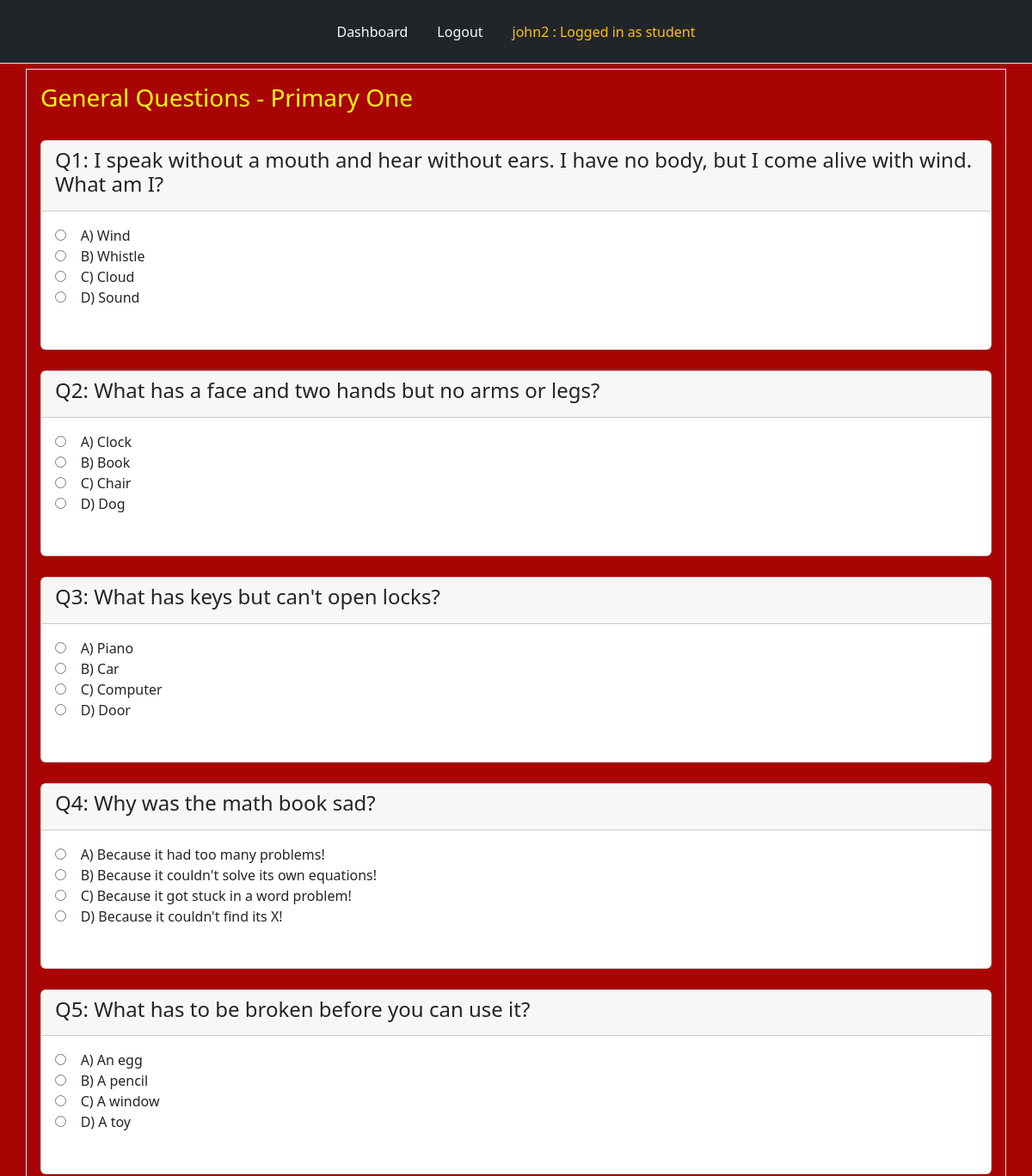
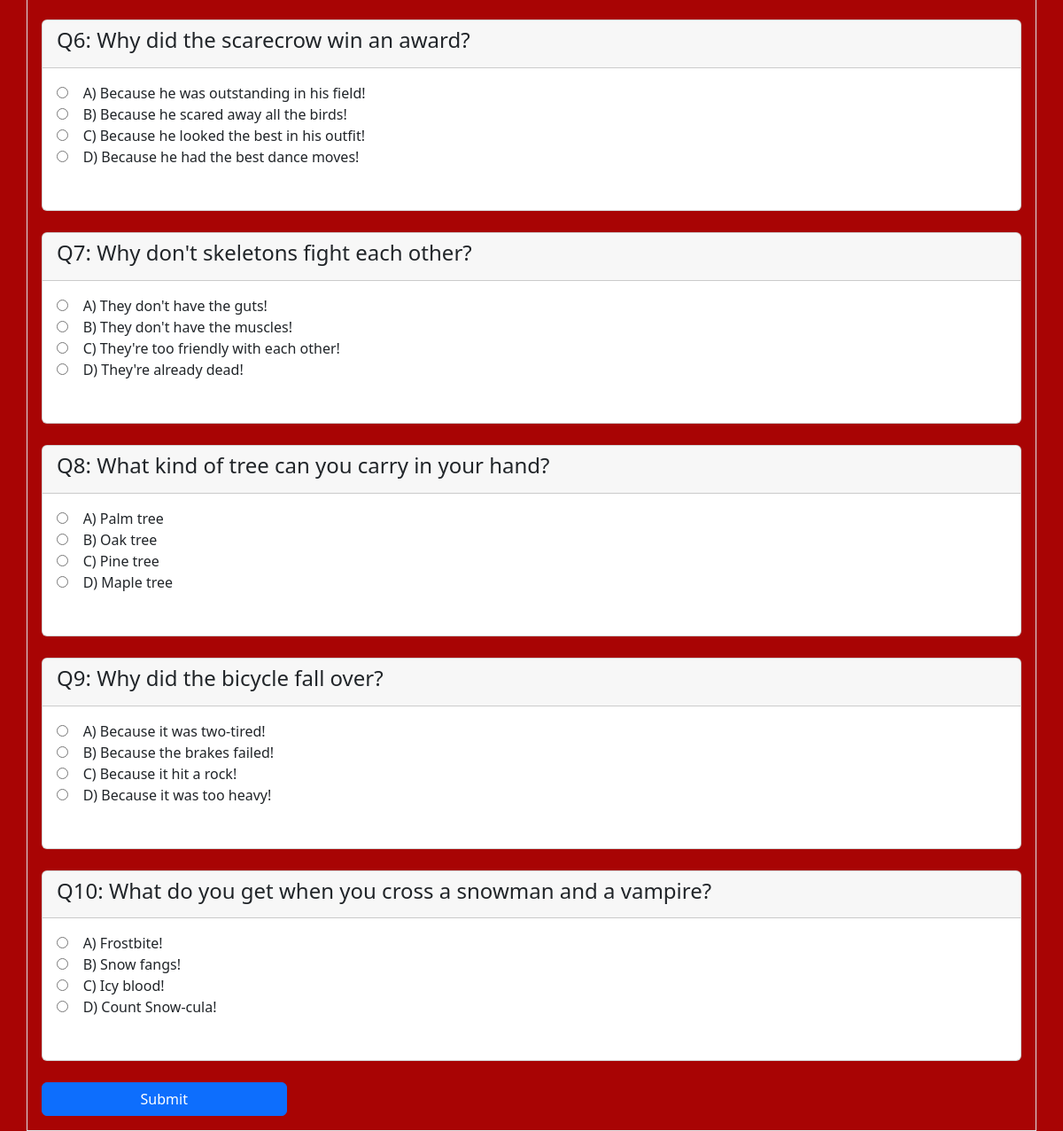
The page /tests_created/6/ (signed in) on the database its author committed (2 pictures, top to bottom).
### tables this page shows
CREATE TABLE "students" (
	"id"	INTEGER,
	"name"	TEXT NOT NULL,
	"fullname"	TEXT NOT NULL,
	"password"	TEXT NOT NULL,
	"klass"	TEXT NOT NULL,
	PRIMARY KEY("id")
);

CREATE TABLE "tests" (
  id INTEGER PRIMARY KEY,
  title TEXT NOT NULL,
  teacher_name TEXT NOT NULL,
  assigned_test INTEGER,
  assigned_klass TEXT NOT NULL,
  test_id INTEGER
);

CREATE TABLE questions ( id INTEGER PRIMARY KEY, test_id TEXT NOT NULL, test_teacher TEXT NOT NULL, qnumber TEXT NOT NULL, question TEXT NOT NULL, option1 TEXT NOT NULL, option2 TEXT NOT NULL, option3 TEXT NOT NULL, option4 TEXT NOT NULL, answer TEXT NOT NULL, explanation TEXT NOT NULL, FOREIGN KEY (test_teacher) REFERENCES Tests(id) );

### app.py (the view)
@app.route("/tests_created/<test_id>/")
def tests_created(test_id):
    user = get_current_user()
    db = connect_to_DB()
    quiz_cursor = db.execute(f"SELECT * FROM questions where test_id = ?", [test_id])
    quiz_questions = quiz_cursor.fetchall()
    query = db.execute("SELECT title FROM tests WHERE test_id = ?", [test_id])
    tests = query.fetchone()[0]
    query = db.execute("SELECT assigned_klass FROM tests WHERE test_id = ?", [test_id])
    result = query.fetchone()
    student_name = user[1]
    klass = result[0]
    chk = db.execute("SELECT name FROM users WHERE name = ?", (student_name,))
    teacher = chk.fetchone()
    if teacher:
        return render_template("tests_created.html", user = user, quiz_questions = quiz_questions, tests = tests, test_id = test_id, teacher = True)
    query = db.execute("SELECT * FROM completed WHERE student_name = ? AND klass = ? AND test_id = ?",
                    [student_name, klass, test_id])
    existing_test = query.fetchone()
    if existing_test:
        score = existing_test["score"]
        total = existing_test["total"]
        return render_template("tests_created.html", user = user, quiz_questions = quiz_questions, tests = tests, test_id = test_id, score=score, total= total, test_taken = True)
    db.close()
    return render_template("tests_created.html",  user = user, quiz_questions = quiz_questions, tests = tests, test_id = test_id)

### app.py (called while the page is built)
@app.teardown_appcontext
def close_database(error):
    if hasattr(g, "app_database_db"):
        g.app_database_db.close()

def get_current_user():
    user_result = None
    if 'user' in session:
        user = session['user']
        db = getDatabase()
        student_cursor = db.execute("SELECT * FROM students WHERE name = ?", [user])
        student_result = student_cursor.fetchone()
        if student_result:
            user_result = student_result
        else:
            user_cursor = db.execute("SELECT * FROM users WHERE name = ?", [user])
            user_result = user_cursor.fetchone()
    return user_result

### database.py (called while the page is built)
def connect_to_DB():
    current_dir = os.path.dirname(os.path.abspath(__file__))
    db_file = os.path.join(current_dir, "app_database.db")
    sql = sqlite3.connect(db_file)
    sql.row_factory = sqlite3.Row
    return sql

def getDatabase():
    if not hasattr(g, "app_database_db"):
        g.app_database_db = connect_to_DB()
    return g.app_database_db

### templates/tests_created.html (shortened to what this page needs)
{% from "nav.html" import links %}
<!doctype html>
<html lang="en">
  <head>
    <link href="https://cdn.jsdelivr.net/npm/bootstrap@5.2.3/dist/css/bootstrap.min.css" rel="stylesheet">
    <link rel="stylesheet" type="text/css" href="{{ url_for('static', filename = 'style.css') }}"
  </head>
  <body>
        <div class="header mb-2">
            {{ links(user) }}
        </div>
        <div class="question container border text-light p-3">
          <h3 style="color: yellow;">{{ tests }}</h3>
          <br>
          <form action="/submit_test/{{ test_id }}/" method="POST">
            {% for question in quiz_questions %}
            <div class="card">
                <div class="card-header text-dark">
                    <h4>Q{{ question[3] }}: {{ question[4] }}</h4>
                </div>
                <div class="card-body text-dark">
                    <input type="radio" name="q{{ question[0] }}" value="A">&nbsp&nbsp&nbsp A) {{ question[5] }} <br>
                    <input type="radio" name="q{{ question[0] }}" value="B">&nbsp&nbsp&nbsp B) {{ question[6] }} <br>
                    <input type="radio" name="q{{ question[0] }}" value="C">&nbsp&nbsp&nbsp C) {{ question[7] }} <br>
                    <input type="radio" name="q{{ question[0] }}" value="D">&nbsp&nbsp&nbsp D) {{ question[8] }}
                </div>
                <div class="card-body">
                </div>
            </div>
            <br>
            {% endfor %}
            {% if test_taken %}
            <div class="d-grid gap-2">
                <button type="button" class="btn btn-warning" disabled>Test Already Taken</button>
                <p style="text-align: center;">
                  Score: {{ score }} <br>
                  Total: {{ total }} <br>
                  Percent: {{ (score/total)*100 }}
                </p>
              </div>
            {% elif teacher %}
            <div class="d-grid gap-2">
              <button type="button" class="btn btn-warning" onclick="goBack()">Go Back</button>
            </div>
            {% else %}
            <div class="d-grid gap-2">
                <button type="submit" class="btn btn-primary col-md-3">Submit</button>
            </div>
            {% endif %}
        </form>
  </div>
  </body>
</html>

### templates/nav.html (shortened to what this page needs)
{% macro links(user) %}
<ul class="nav nav-tabs p-3 bg-dark justify-content-center position-fixed" style="top: 0; width: 100%; z-index: 9999;">
    {% if user %}
    <li class="nav-item">
        <a class="nav-link text-light" href="{{ url_for('dashboard') }}">Dashboard</a>
    </li>
    <li class="nav-item">
        <a class="nav-link text-light" href="{{ url_for('logout') }}">Logout</a>
    </li>
    {% endif %}
    {% if user %}
        <li class="nav-item">
            <a class="nav-link text-warning" href="{{ url_for('dashboard') }}">
                {{ user['name'] }} : Logged in as
                {% if user['klass'] in ["KG1", "KG2", "NUR1", "NUR2", "PRY1", "PRY2", "PRY3", "PRY4", "PRY5", "PRY6"] %}
                    student
                {% else %}
                    {{ user['role'] }}
                {% endif %}
            </a>
        </li>
    {% endif %}
</ul>
{% endmacro %}

### static/style.css (style rules this page uses)
body { background-color: rgb(168, 4, 4); margin-top: 80px; }
.card { position: relative; overflow: hidden; transition: transform 0.3s; cursor: pointer; }

### rows shown on the page
students: name "john2"
tests: title "General Questions - Primary One"
questions: qnumber "1", question "I speak without a mouth and hear without ears. I have no body, but I come alive with wind. What am I?", option1 "Wind", option2 "Whistle", option3 "Cloud", option4 "Sound"
questions: qnumber "2", question "What has a face and two hands but no arms or legs?", option1 "Clock", option2 "Book", option3 "Chair", option4 "Dog"
questions: qnumber "3", question "What has keys but can't open locks?", option1 "Piano", option2 "Car", option3 "Computer", option4 "Door"
questions: qnumber "4", question "Why was the math book sad?", option1 "Because it had too many problems!", option2 "Because it couldn't solve its own equations!", option3 "Because it got stuck in a word problem!", option4 "Because it couldn't find its X!"
questions: qnumber "5", question "What has to be broken before you can use it?", option1 "An egg", option2 "A pencil", option3 "A window", option4 "A toy"
questions: qnumber "6", question "Why did the scarecrow win an award?", option1 "Because he was outstanding in his field!", option2 "Because he scared away all the birds!", option3 "Because he looked the best in his outfit!", option4 "Because he had the best dance moves!"
questions: qnumber "7", question "Why don't skeletons fight each other?", option1 "They don't have the guts!", option2 "They don't have the muscles!", option3 "They're too friendly with each other!", option4 "They're already dead!"
questions: qnumber "8", question "What kind of tree can you carry in your hand?", option1 "Palm tree", option2 "Oak tree", option3 "Pine tree", option4 "Maple tree"
questions: qnumber "9", question "Why did the bicycle fall over?", option1 "Because it was two-tired!", option2 "Because the brakes failed!", option3 "Because it hit a rock!", option4 "Because it was too heavy!"
questions: qnumber "10", question "What do you get when you cross a snowman and a vampire?", option1 "Frostbite!", option2 "Snow fangs!", option3 "Icy blood!", option4 "Count Snow-cula!"
